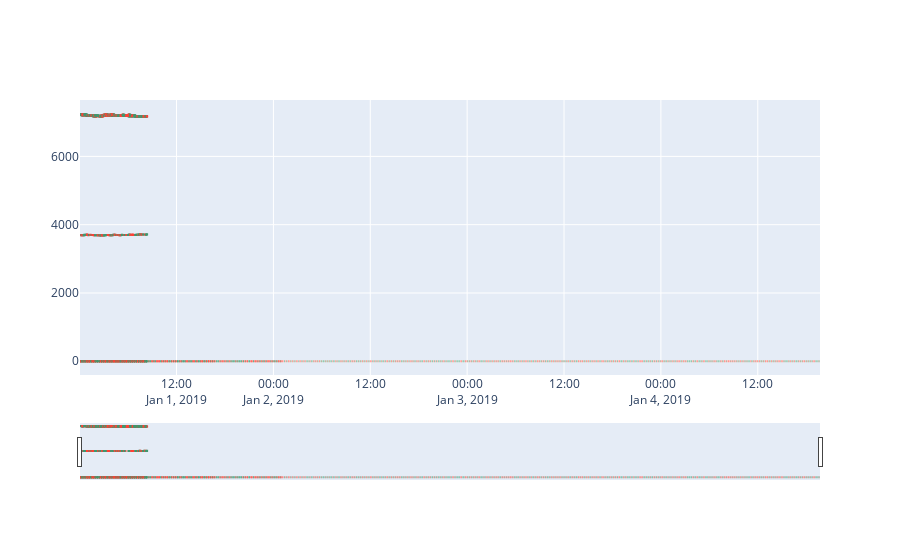

The cell this chart's notebook holds for it:
### Code cell
# I'm guessing the reason there are large skips sometimes is because 
# the timestamps get desynced. Need to fix that. 
import plotly.graph_objects as go 
fig = go.Figure(data=[go.Candlestick(
                        x=df2.index,
                        open=df2['open'],
                        close=df2['close'],
                        high=df2['high'],
                        low=df2['low'])])
fig.show()

### Figure 1 — Plotly figure (JSON) as saved in the notebook; plotly's stock layout.template omitted (floating-point values rounded to 4 significant figures; data arrays with more than 128 entries replaced by an {"elided": "..."} marker saying what was removed)
{"data": [{"close": {"elided": "3200 float values"}, "high": {"elided": "3200 float values"}, "low": {"elided": "3200 float values"}, "open": {"elided": "3200 float values"}, "type": "candlestick", "x": {"elided": "3200 str values"}}], "layout": {}}
